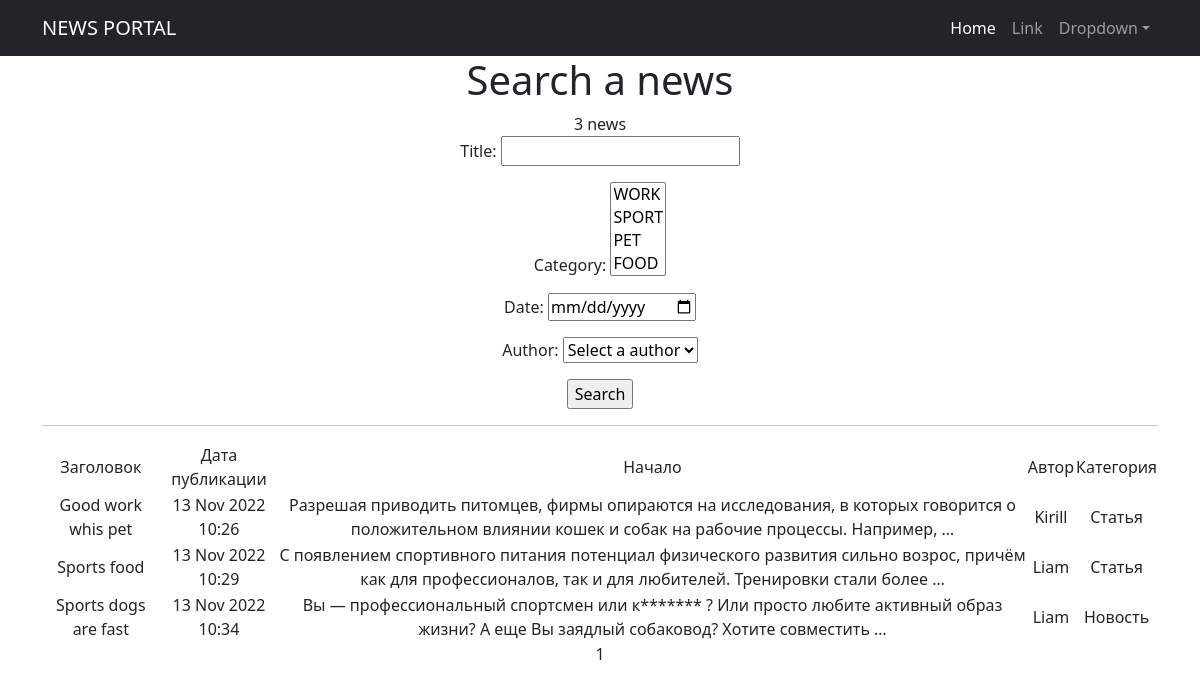
The page /news/search/ on the database as committed earlier.
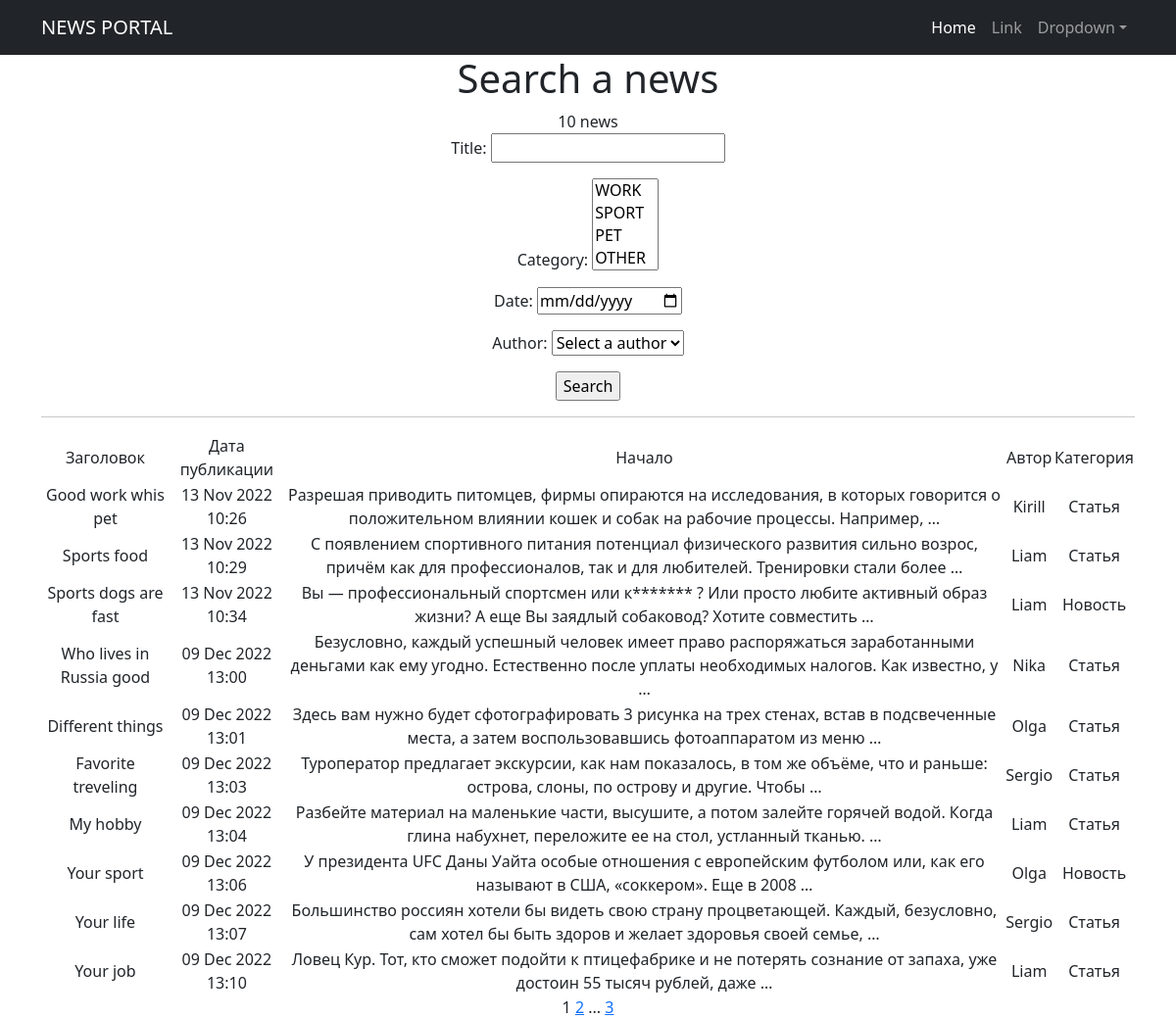
The same page on the database as committed later.
### news/models.py (models this page shows, shortened)
class Post(models.Model):
    author = models.ForeignKey(Author, on_delete=models.CASCADE)
    NEWS = 'NW'
    ARTICLE = 'AR'
    CATEGORY_CHOICES = (
        (NEWS, "Новость"),
        (ARTICLE, "Статья"),
    )
    categoryType = models.CharField(max_length=2, choices=CATEGORY_CHOICES, default=ARTICLE)
    dateCreation = models.DateTimeField(auto_now_add=True)
    postCategory = models.ManyToManyField(Category, through="PostCategory")
    title = models.CharField(max_length=128)
    text = models.TextField()
    rating = models.IntegerField(default=0)

class Author(models.Model):
    authorUser = models.OneToOneField(User, on_delete=models.CASCADE)
    ratingAuthor = models.IntegerField(default=0)
    def __str__(self):
        return f'{self.authorUser.username}'

### news/views.py (the view)
# urls.py: path('search/', NewsSearch.as_view(), name='news_search'),
class NewsSearch(ListView):
    model = Post
    template_name = 'flatpages/news_search.html'
    context_object_name = 'search'
    paginate_by = 10
    def get_context_data(self, **kwargs):
       context = super().get_context_data(**kwargs)
       context['filterset'] = self.filterset
       return context
    def get_queryset(self):
        queryset = super().get_queryset()
        self.filterset = PostFilter(self.request.GET, queryset)
        return self.filterset.qs

### news/models.py (called while the page is built)
    def __str__(self):
        return self.name

### news/templatetags/post_filters.py (called while the page is built)
@register.filter()
def censor(value):
    bad_words = ('карнишон', 'тупой', 'склизкий')
    if not isinstance(value, str):
        raise TypeError(f"unresolved type '{type(value)}' expected type 'str'")
    for word in value.split():
        if word.lower() in bad_words:
            value = value.replace(word, f"{word[0]}{'*'*(len(word) -1)}")
    return value

### news/templatetags/post_tags.py (called while the page is built)
@register.simple_tag(takes_context=True)
def url_replace(context, **kwargs):
    d = context['request'].GET.copy()
    for k, v in kwargs.items():
        d[k] = v
    return d.urlencode()

### templates/flatpages/news_search.html (shortened to what this page needs)
{% extends 'flatpages/default.html' %}
{% load post_filters %}
{% load post_tags %}
{% block content %}
    <h1>Search a news</h1>
    <tr><h7>{{ search|length }} news</h7></tr>
     <form action="" method="GET">
       {{ filterset.form.as_p }}
       <input type="submit" value="Search" />
     </form>
    {% if search %}
    <hr>
        <table>
            <tr>
                <td>Заголовок</td>
                <td>Дата публикации</td>
                <td>Начало</td>
                <td>Автор</td>
                <td>Категория</td>
            </tr>
            {% for new in search|dictsort:'dateCreation' %}
            <tr>
                <td>{{ new.title|censor }}</td>
                <td>{{ new.dateCreation|date:'d M Y H:i' }}</td>
                <td>{{ new.text|truncatewords:20|censor }}</td>
                <td>{{ new.author.authorUser.username }}</td>
                <td>{{ new.get_categoryType_display }}</td>
            </tr>
            {% endfor %}
        </table>
    {% else %}
        <h2>Новостей нет</h2>
    {% endif %}
    {{ page_obj.number }}
    {% if page_obj.has_next %}
        <a href="?{% url_replace page=page_obj.next_page_number %}">{{ page_obj.next_page_number }}</a>
        {% if paginator.num_pages != page_obj.next_page_number %}
            ...
            <a href="?{% url_replace page=page_obj.paginator.num_pages %}">{{ page_obj.paginator.num_pages }}</a>
        {% endif %}
    {% endif %}
{% endblock content %}

Rows that differ between the two databases and show on the page:
added Post: title|censor "Who lives in Russia good", dateCreation "09 Dec 2022 13:00", text|censor "Безусловно, каждый успешный человек имеет право распоряжаться заработанными деньгами как ему угодно. Естественно после уплаты необходимых налогов. Как известно, у …", author.authorUser.username "Nika", categoryType "Статья"
added Post: title|censor "Different things", dateCreation "09 Dec 2022 13:01", text|censor "Здесь вам нужно будет сфотографировать 3 рисунка на трех стенах, встав в подсвеченные места, а затем воспользовавшись фотоаппаратом из меню …", author.authorUser.username "Olga", categoryType "Статья"
added Post: title|censor "Favorite treveling", dateCreation "09 Dec 2022 13:03", text|censor "Туроператор предлагает экскурсии, как нам показалось, в том же объёме, что и раньше: острова, слоны, по острову и другие. Чтобы …", author.authorUser.username "Sergio", categoryType "Статья"
added Post: title|censor "My hobby", dateCreation "09 Dec 2022 13:04", text|censor "Разбейте материал на маленькие части, высушите, а потом залейте горячей водой. Когда глина набухнет, переложите ее на стол, устланный тканью. …", author.authorUser.username "Liam", categoryType "Статья"
added Post: title|censor "Your sport", dateCreation "09 Dec 2022 13:06", text|censor "У президента UFC Даны Уайта особые отношения с европейским футболом или, как его называют в США, «соккером». Еще в 2008 …", author.authorUser.username "Olga", categoryType "Новость"
added Post: title|censor "Your life", dateCreation "09 Dec 2022 13:07", text|censor "Большинство россиян хотели бы видеть свою страну процветающей. Каждый, безусловно, сам хотел бы быть здоров и желает здоровья своей семье, …", author.authorUser.username "Sergio", categoryType "Статья"
added Post: title|censor "Your job", dateCreation "09 Dec 2022 13:10", text|censor "Ловец Кур. Тот, кто сможет подойти к птицефабрике и не потерять сознание от запаха, уже достоин 55 тысяч рублей, даже …", author.authorUser.username "Liam", categoryType "Статья"
Other text that changed with them:
{{ search|length }}: "3" → "10"
form field category: "WORK / SPORT / PET / FOOD" → "WORK / SPORT / PET / OTHER"
{{ page_obj.next_page_number }}: (not shown) → "2"
{{ page_obj.paginator.num_pages }}: (not shown) → "3"
